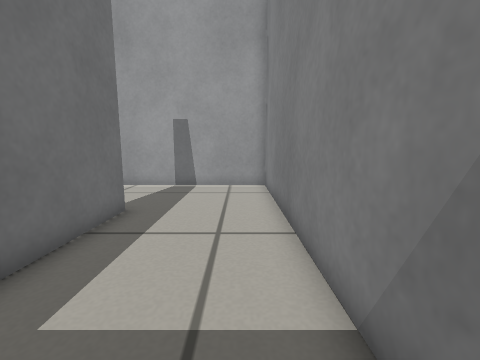
view 1 (above)

16 first-person views from a walk through a Gazebo world. The camera is 0.41 m above the floor, tilts 8° down and sees 90° across. The floor is counted in squares, 0.2 m on a side. Each view is taken from the middle of a square. On the plan, view 1 faces up. The plan holds only what a view shows up to about 15 squares ahead; the rest is blank.

view 2
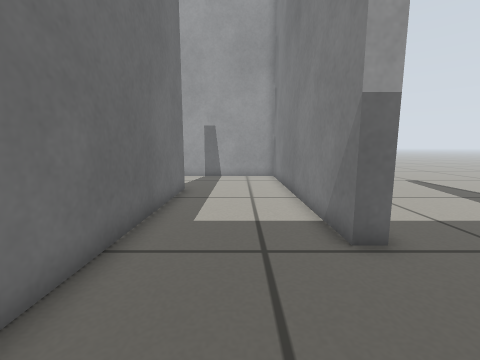

view 3
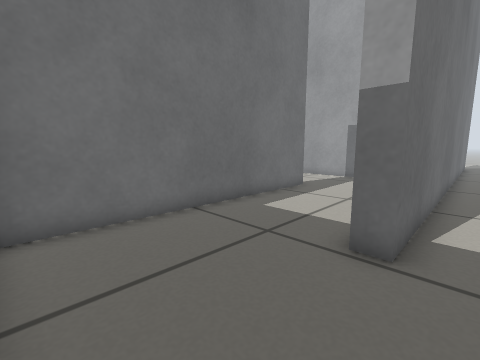

view 4
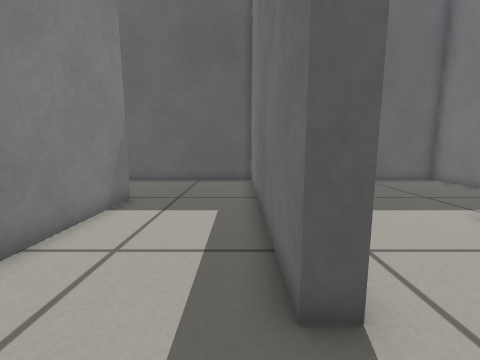

view 5
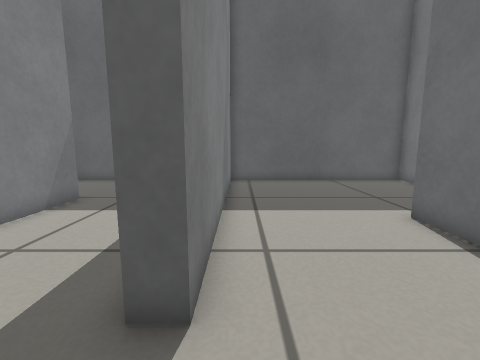

view 6
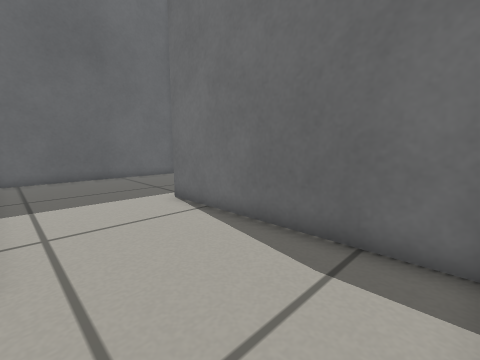

view 7
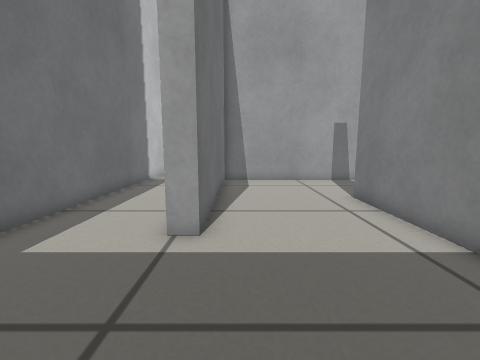

view 8
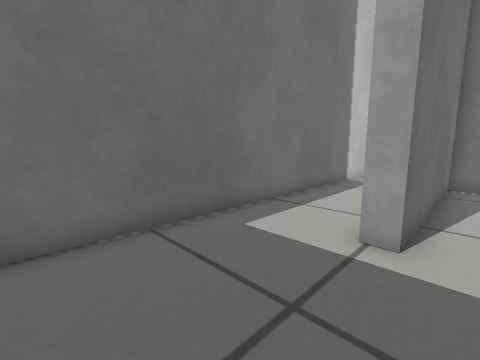

view 9
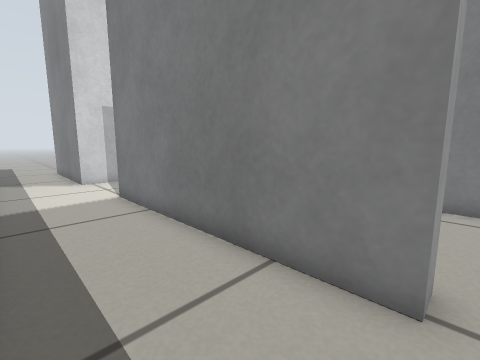

view 10
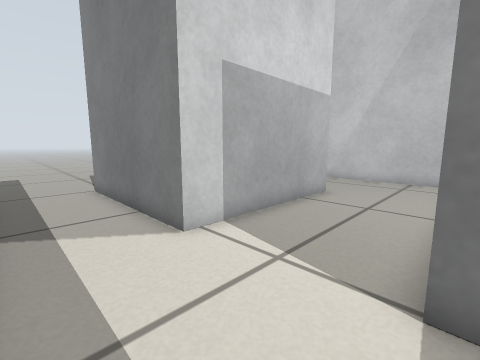

view 11
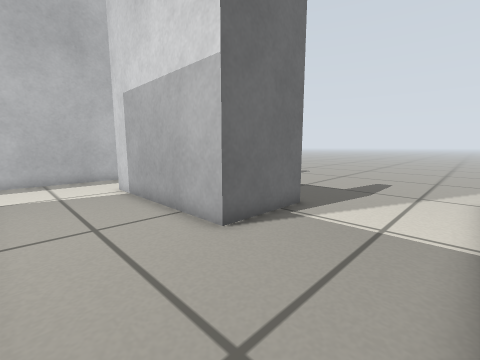

view 12
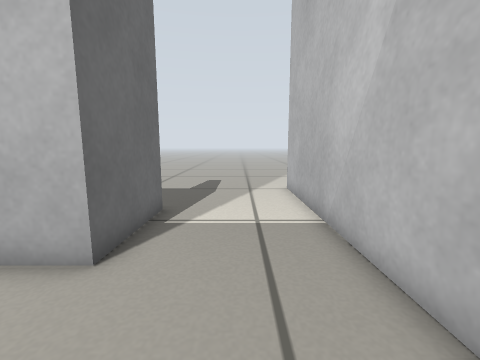

view 13
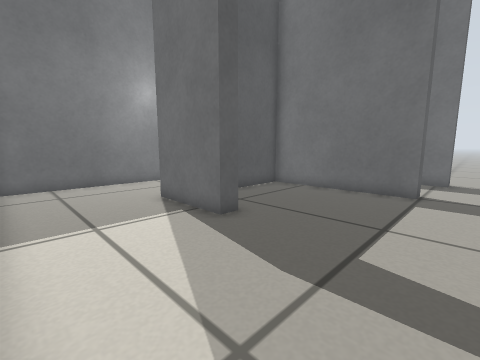

view 14
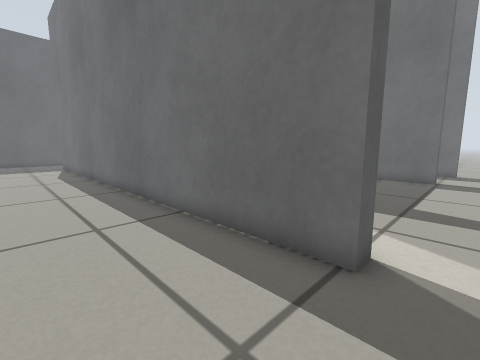

view 15
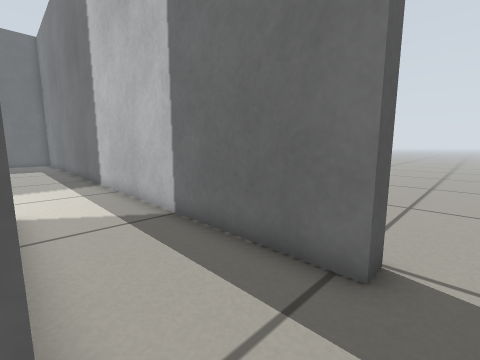

view 16
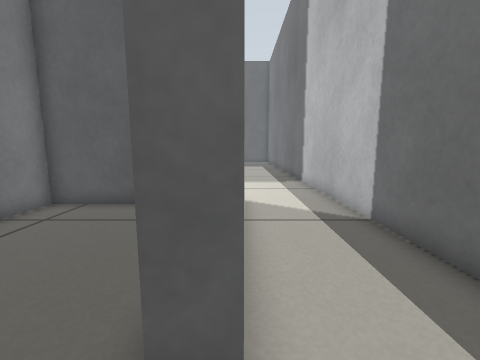

### Floor plan
Points are (right, up) in squares from view 1. A wall is a line through its corners. A room is listed if a view was taken in it or the views show most of it. See-through windows are left out.
Room 1 (views 1, 2, 4)
walls: (1.3, 0.7) (1.3, 12.5) (-4.4, 12.5); (-4.4, 7.5) (-3.7, 7.5) (-3.7, -4.2); (-3.7, -4.5) (1.5, -4.5)
ways out: opening at (2, -2) to room 2; opening at (-4, 10) to room 3
Room 2 (views 3, 14)
walls: (1.3, 25.7) (2.1, 25.7) (2.1, 0.7) (1.3, 0.7); (1.5, -4.5) (5, -4.5)
ways out: opening at (2, -2) to room 1; opening at (2, 26.5) to room 3
Room 3 (views 5, 6, 7, 8, 9, 10, 11, 12, 13)
walls: (-5.9, 13.3) (1.1, 13.3); (-4.4, 12.5) (-9.9, 12.5) (-9.9, 3.3) (-10.7, 3.3) (-10.7, 13.4); (1.3, 14.2) (1.3, 25.7); (-3.7, 21.6) (-3.7, 17.9) (-11, 17.9) (-11, 25.4); (-15.5, 26) (-14.7, 26) (-14.7, -4.5) (-4.4, -4.5) (-4.4, 7.5)
ways out: opening at (-4, 10) to room 1; opening at (2, 26.5) to room 2; opening at (-10.5, 26.5) to room 4; opening at (-4, 24.5) to room 4; opening at (-15, 26.5)
Room 4 (views 15, 16)
walls: (-4.4, 21.6) (-3.7, 21.6); (-11, 25.4) (-10.3, 25.4) (-10.3, 18.6) (-4.4, 18.6) (-4.4, 20.5)
ways out: opening at (-10.5, 26.5) to room 3; opening at (-4, 24.5) to room 3

Positions as (right, up) in squares from view 1, and headings:
1: (0, 0), facing up
2: (-1, -4), facing up
3: (3, -4), facing up-left
4: (-3, 10), facing down
5: (-5, 10), facing down
6: (-5, 12), facing down-left
7: (-9, -2), facing up
8: (-9, -2), facing up-left
9: (-14, 3), facing up-right
10: (-14, 13), facing up-right
11: (1, 14), facing up-left
12: (-1, 14), facing up
13: (1, 27), facing down-left
14: (6, 27), facing down-left
15: (-11, 27), facing down-left
16: (-11, 27), facing down
